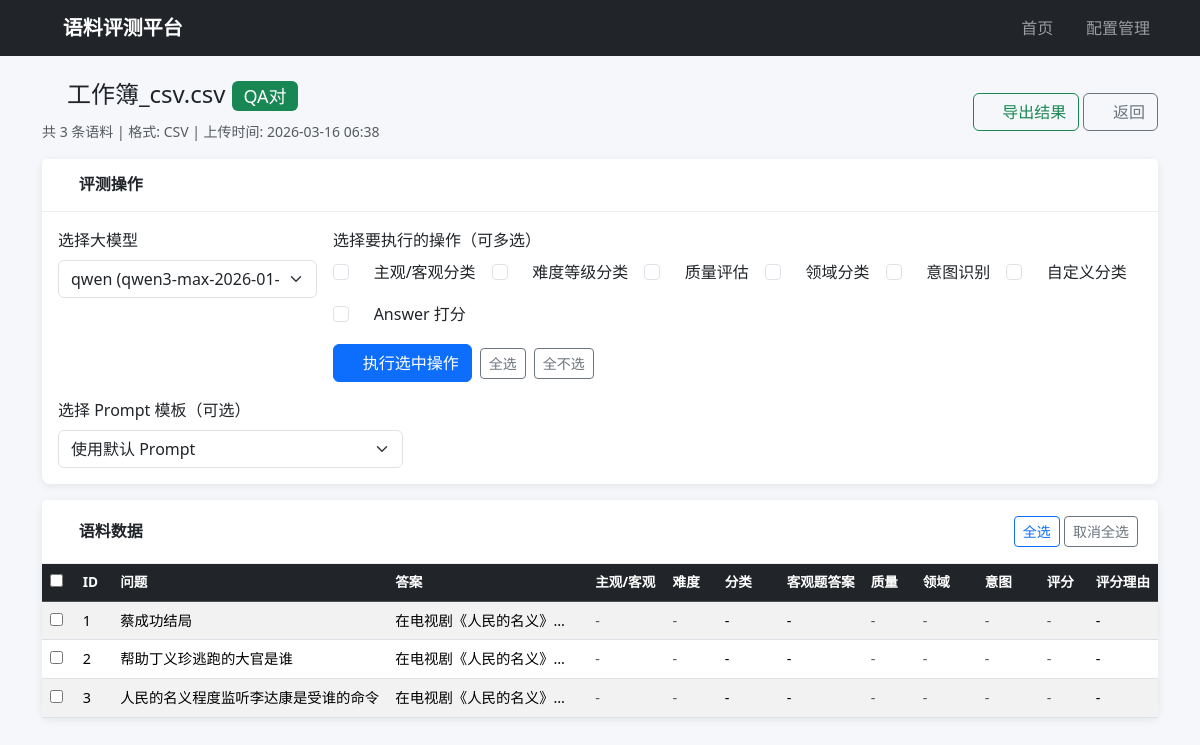
/corpus/4, run on the app's committed database.
### models.py (models this page shows)
class CorpusFile(db.Model):
    __tablename__ = 'corpus_file'
    id = db.Column(db.Integer, primary_key=True)
    filename = db.Column(db.String(500), nullable=False)
    original_name = db.Column(db.String(500), nullable=False)
    file_type = db.Column(db.String(10), nullable=False)  # csv / txt
    corpus_type = db.Column(db.String(20), nullable=False)  # question / qa
    record_count = db.Column(db.Integer, default=0)
    created_at = db.Column(db.DateTime, default=datetime.utcnow)
    items = db.relationship('CorpusItem', backref='corpus_file', lazy=True, cascade='all, delete-orphan')

class CorpusItem(db.Model):
    __tablename__ = 'corpus_item'
    id = db.Column(db.Integer, primary_key=True)
    file_id = db.Column(db.Integer, db.ForeignKey('corpus_file.id'), nullable=False)
    question = db.Column(db.Text, nullable=False)
    answer = db.Column(db.Text, nullable=True)  # QA 对时有值
    subj_obj = db.Column(db.String(20), nullable=True)  # subjective / objective
    difficulty = db.Column(db.String(20), nullable=True)  # easy / medium / hard
    category = db.Column(db.String(200), nullable=True)  # 自定义分类
    objective_answer = db.Column(db.Text, nullable=True)  # 客观题答案
    quality_score = db.Column(db.Float, nullable=True)  # 综合质量分 1-10
    quality_label = db.Column(db.String(20), nullable=True)  # high / medium / low
    quality_detail = db.Column(db.Text, nullable=True)  # 质量评估详情 JSON
    domain = db.Column(db.String(100), nullable=True)  # 领域
    sub_domain = db.Column(db.String(100), nullable=True)  # 子领域
    intent = db.Column(db.String(50), nullable=True)  # 意图英文标识
    intent_cn = db.Column(db.String(50), nullable=True)  # 意图中文名
    intent_confidence = db.Column(db.Float, nullable=True)  # 置信度
    answer_score = db.Column(db.Float, nullable=True)
    score_reason = db.Column(db.Text, nullable=True)
    created_at = db.Column(db.DateTime, default=datetime.utcnow)

### app.py (the view)
@app.route('/corpus/<int:file_id>')
def corpus_detail(file_id):
    corpus = CorpusFile.query.get_or_404(file_id)
    items = CorpusItem.query.filter_by(file_id=file_id).all()
    configs = LLMConfig.query.all()
    prompts = PromptTemplate.query.all()
    return render_template('corpus_detail.html', corpus=corpus, items=items,
                           configs=configs, prompts=prompts)

### templates/corpus_detail.html (shortened to what this page needs)
{% extends "base.html" %}
{% block content %}
<div class="d-flex justify-content-between align-items-center mb-3">
    <div>
        <h4>
            <i class="bi bi-file-earmark-text"></i> {{ corpus.original_name }}
            {% if corpus.corpus_type == 'question' %}
            <span class="badge bg-info">Question</span>
            {% else %}
            <span class="badge bg-success">QA对</span>
            {% endif %}
        </h4>
        <small class="text-muted">
            共 {{ corpus.record_count }} 条语料 |
            格式: {{ corpus.file_type|upper }} |
            上传时间: {{ corpus.created_at.strftime('%Y-%m-%d %H:%M') }}
        </small>
    </div>
    <div>
        <a href="/api/export/{{ corpus.id }}" class="btn btn-outline-success">
            <i class="bi bi-download"></i> 导出结果
        </a>
        <a href="/" class="btn btn-outline-secondary">
            <i class="bi bi-arrow-left"></i> 返回
        </a>
    </div>
</div>
<div class="card mb-3">
    <div class="card-header">
        <h5><i class="bi bi-tools"></i> 评测操作</h5>
    </div>
    <div class="card-body">
        <div class="row g-3">
            <div class="col-md-3">
                <label class="form-label">选择大模型</label>
                <select id="config-select" class="form-select" onchange="rememberConfig(this.value)">
                    {% for config in configs %}
                    <option value="{{ config.id }}">
                        {{ config.name }} ({{ config.model }})
                    </option>
                    {% endfor %}
                </select>
            </div>
            <div class="col-md-9">
                <label class="form-label">选择要执行的操作（可多选）</label>
                <div class="d-flex flex-wrap gap-3">
                    <div class="form-check">
                        <input class="form-check-input op-check" type="checkbox" value="subj_obj" id="op-subj-obj">
                        <label class="form-check-label" for="op-subj-obj">
                            <i class="bi bi-diagram-2 text-primary"></i> 主观/客观分类
                        </label>
                    </div>
                    <div class="form-check">
                        <input class="form-check-input op-check" type="checkbox" value="difficulty" id="op-difficulty">
                        <label class="form-check-label" for="op-difficulty">
                            <i class="bi bi-bar-chart-steps text-warning"></i> 难度等级分类
                        </label>
                    </div>
                    <div class="form-check">
                        <input class="form-check-input op-check" type="checkbox" value="quality" id="op-quality">
                        <label class="form-check-label" for="op-quality">
                            <i class="bi bi-clipboard-check text-secondary"></i> 质量评估
                        </label>
                    </div>
                    <div class="form-check">
                        <input class="form-check-input op-check" type="checkbox" value="domain" id="op-domain">
                        <label class="form-check-label" for="op-domain">
                            <i class="bi bi-globe text-dark"></i> 领域分类
                        </label>
                    </div>
                    <div class="form-check">
                        <input class="form-check-input op-check" type="checkbox" value="intent" id="op-intent">
                        <label class="form-check-label" for="op-intent">
                            <i class="bi bi-bullseye" style="color:#6f42c1;"></i> 意图识别
                        </label>
                    </div>
                    <div class="form-check">
                        <input class="form-check-input op-check" type="checkbox" value="category" id="op-category">
                        <label class="form-check-label" for="op-category">
                            <i class="bi bi-tags text-info"></i> 自定义分类
                        </label>
                    </div>
                    {% if corpus.corpus_type == 'qa' %}
                    <div class="form-check">
                        <input class="form-check-input op-check" type="checkbox" value="score" id="op-score">
                        <label class="form-check-label" for="op-score">
                            <i class="bi bi-star text-success"></i> Answer 打分
                        </label>
                    </div>
                    {% endif %}
                </div>
                <div class="mt-3 d-flex gap-2 align-items-center">
                    <button class="btn btn-primary" onclick="runBatchOperations()">
                        <i class="bi bi-play-fill"></i> 执行选中操作
                    </button>
                    <button class="btn btn-outline-secondary btn-sm" onclick="toggleAllOps(true)">全选</button>
                    <button class="btn btn-outline-secondary btn-sm" onclick="toggleAllOps(false)">全不选</button>
                </div>
            </div>
        </div>
        <div class="row mt-3">
            <div class="col-md-4">
                <label class="form-label">选择 Prompt 模板（可选）</label>
                <select id="prompt-select" class="form-select">
                    <option value="">使用默认 Prompt</option>
                </select>
            </div>
        </div>
    </div>
</div>
<div class="card">
    <div class="card-header d-flex justify-content-between align-items-center">
        <h5><i class="bi bi-table"></i> 语料数据</h5>
        <div>
            <button class="btn btn-sm btn-outline-primary" onclick="selectAll()">全选</button>
            <button class="btn btn-sm btn-outline-secondary" onclick="deselectAll()">取消全选</button>
        </div>
    </div>
    <div class="card-body p-0">
        <div class="table-responsive">
            <table class="table table-hover table-striped mb-0">
                <thead class="table-dark">
                    <tr>
                        <th width="40"><input type="checkbox" id="select-all-cb" onchange="toggleAll(this)"></th>
                        <th width="50">ID</th>
                        <th>问题</th>
                        {% if corpus.corpus_type == 'qa' %}
                        <th>答案</th>
                        {% endif %}
                        <th width="80">主观/客观</th>
                        <th width="70">难度</th>
                        <th width="100">分类</th>
                        <th>客观题答案</th>
                        <th width="70">质量</th>
                        <th width="100">领域</th>
                        <th width="100">意图</th>
                        {% if corpus.corpus_type == 'qa' %}
                        <th width="60">评分</th>
                        <th>评分理由</th>
                        {% endif %}
                    </tr>
                </thead>
                <tbody>
                    {% for item in items %}
                    <tr>
                        <td><input type="checkbox" class="item-cb" value="{{ item.id }}"></td>
                        <td>{{ loop.index }}</td>
                        <td class="text-truncate" style="max-width: 300px;" title="{{ item.question }}">
                            {{ item.question }}
                        </td>
                        {% if corpus.corpus_type == 'qa' %}
                        <td class="text-truncate" style="max-width: 200px;" title="{{ item.answer }}">
                            {{ item.answer }}
                        </td>
                        {% endif %}
                        <td>
                            {% if item.subj_obj == 'objective' %}
                            <span class="badge bg-primary">客观</span>
                            {% elif item.subj_obj == 'subjective' %}
                            <span class="badge bg-warning">主观</span>
                            {% else %}
                            <span class="text-muted">-</span>
                            {% endif %}
                        </td>
                        <td>
                            {% if item.difficulty == 'L1' %}
                            <span class="badge bg-success">L1(简单)</span>
                            {% elif item.difficulty == 'L2' %}
                            <span class="badge bg-warning">L2(中等)</span>
                            {% elif item.difficulty == 'L3' %}
                            <span class="badge bg-danger">L3(困难)</span>
                            {% else %}
                            <span class="text-muted">-</span>
                            {% endif %}
                        </td>
                        <td>{{ item.category or '-' }}</td>
                        <td class="text-truncate" style="max-width: 200px;" title="{{ item.objective_answer }}">
                            {{ item.objective_answer or '-' }}
                        </td>
                        <td>
                            {% if item.quality_score is not none and item.quality_score %}
                            <span class="badge {% if item.quality_label == 'high' %}bg-success{% elif item.quality_label == 'medium' %}bg-warning{% else %}bg-danger{% endif %}"
                                  title="质量评分: {{ item.quality_score }}">
                                {{ item.quality_score }}/{{ item.quality_label }}
                            </span>
                            {% else %}
                            <span class="text-muted">-</span>
                            {% endif %}
                        </td>
                        <td>
                            {% if item.domain %}
                            <span title="{{ item.sub_domain or '' }}">{{ item.domain }}</span>
                            {% else %}
                            <span class="text-muted">-</span>
                            {% endif %}
                        </td>
                        <td>
                            {% if item.intent_cn %}
                            <span class="badge bg-secondary" title="置信度: {{ item.intent_confidence }}">
                                {{ item.intent_cn }}
                            </span>
                            {% else %}
                            <span class="text-muted">-</span>
                            {% endif %}
                        </td>
                        {% if corpus.corpus_type == 'qa' %}
                        <td>
                            {% if item.answer_score is not none %}
                            <span class="badge {% if item.answer_score >= 7 %}bg-success{% elif item.answer_score >= 4 %}bg-warning{% else %}bg-danger{% endif %}">
                                {{ item.answer_score }}
                            </span>
                            {% else %}
                            <span class="text-muted">-</span>
                            {% endif %}
                        </td>
                        <td class="text-truncate" style="max-width: 200px;" title="{{ item.score_reason }}">
                            {{ item.score_reason or '-' }}
                        </td>
                        {% endif %}
                    </tr>
                    {% endfor %}
                </tbody>
            </table>
        </div>
    </div>
</div>
{% endblock %}

### static/css/style.css (style rules this page uses)
body { background-color: #f5f7fa; }
.card { border: none; box-shadow: 0 2px 8px rgba(0, 0, 0, 0.08); border-radius: 8px; margin-bottom: 1rem; }
.card-header { background-color: #fff; border-bottom: 1px solid #eee; padding: 1rem 1.25rem; }
.card-header h5 { margin: 0; font-size: 1rem; font-weight: 600; }
.table th { font-weight: 600; font-size: 0.85rem; white-space: nowrap; }
.table td { font-size: 0.9rem; vertical-align: middle; }
.text-truncate { overflow: hidden; text-overflow: ellipsis; white-space: nowrap; }
.badge { font-weight: 500; }

### data on the page
CorpusFile: original_name "工作簿_csv.csv", record_count "3", file_type "CSV", created_at "2026-03-16 06:38"
CorpusItem: question "蔡成功结局", answer "在电视剧《人民的名义》…", category "-", objective_answer "-", score_reason "-"
CorpusItem: question "帮助丁义珍逃跑的大官是谁", answer "在电视剧《人民的名义》…", category "-", objective_answer "-", score_reason "-"
CorpusItem: question "人民的名义程度监听李达康是受谁的命令", answer "在电视剧《人民的名义》…", category "-", objective_answer "-", score_reason "-"

### other printed values
form field value "qwen (qwen3-max-2026-01-23)"
